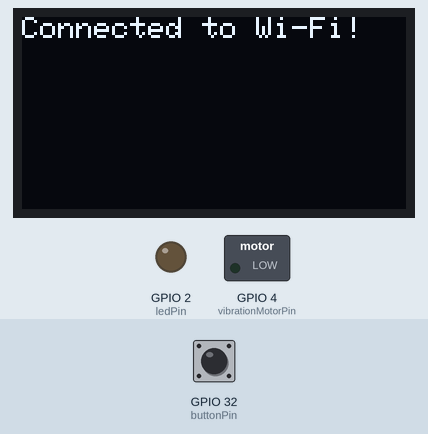
The sketch below on a simulated ESP32. Shown: 128×64 one-colour display, switched loads named in the sketch (green lamp = pin HIGH), output pins drawn as LEDs (lit = HIGH). The test bench sets the inputs (shaded band); at power-on: GPIO 32 (buttonPin) LOW. WiFi joins after 1.5 s; servers stay silent unless stated; random numbers use the default seed unless the sketch sets one; no MQTT or app messages arrive unless stated; what the sketch prints to the serial monitor is not drawn.

Above: at 2.2 s.
3.5 s: GPIO 32 (buttonPin) pulled HIGH for 0.15 s
At 4.32 s:
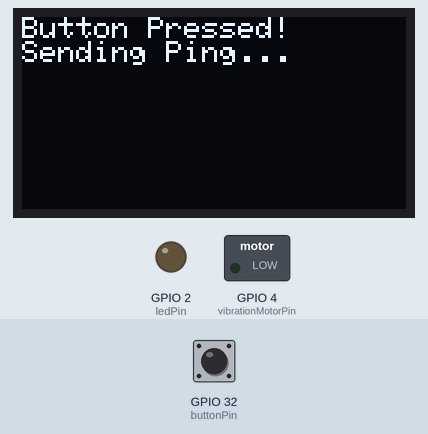
At 14.3 s:
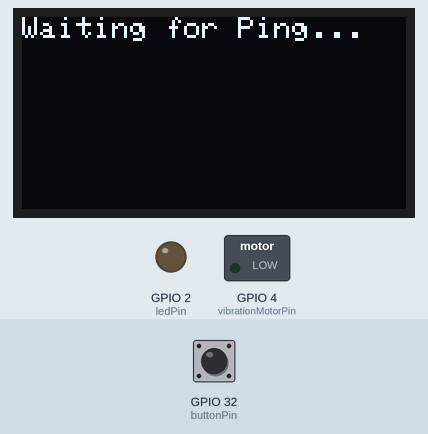
Timing chart, 0 to 15.0 s (numbered marks = the images above; inputs shaded):
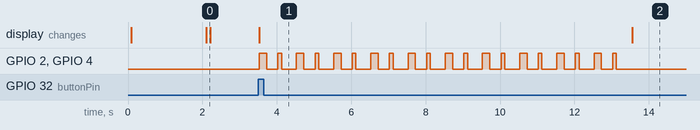

The sketch:

ESP32_PING.ino
```cpp
#include <WiFi.h>
#include <PubSubClient.h>
#include <Wire.h>
#include <Adafruit_SSD1306.h>

#define SCREEN_WIDTH 128
#define SCREEN_HEIGHT 64
#define OLED_RESET -1
Adafruit_SSD1306 display(SCREEN_WIDTH, SCREEN_HEIGHT, &Wire, OLED_RESET);

// Wi-Fi credentials
struct WiFiCredential {
  const char* ssid;
  const char* password;
};

WiFiCredential wifiList[] = {
  {"ssid", "password"},
};

const int numNetworks = sizeof(wifiList) / sizeof(wifiList[0]);

// MQTT server details
const char* mqttServer = "test.mosquitto.org";
const int mqttPort = 1883;
const char* mqttTopic = "topic_name";
WiFiClient espClient;
PubSubClient client(espClient);

// Pin Definitions
const int buttonPin = 32;
const int ledPin = 2;
const int vibrationMotorPin = 4;
const char* deviceName = "name_ESP";
const char* ignoredDevices[] = {"name_ESP", }; // Add more devices as needed

void setup() {
  Serial.begin(9600);
  pinMode(buttonPin, INPUT_PULLDOWN);
  pinMode(ledPin, OUTPUT);
  pinMode(vibrationMotorPin, OUTPUT);

  if (!display.begin(SSD1306_SWITCHCAPVCC, 0x3C)) {
    Serial.println("SSD1306 initialization failed");
    while (true);
  }
  display.clearDisplay();
  display.display();

  connectToWiFi();
  client.setServer(mqttServer, mqttPort);
  client.setCallback(callback);
  reconnectMQTT();
}

void loop() {
  if (!client.connected()) {
    reconnectMQTT();
  }
  client.loop();

  if (digitalRead(buttonPin) == HIGH) {
    Serial.println("Button Pressed! Sending Ping...");
    displayMessage("Button Pressed!\nSending Ping...");
    String msg = String("PING from ") + deviceName;
    client.publish(mqttTopic, msg.c_str());
    heartbeatEffect();
  }
}

void connectToWiFi() {
  for (int i = 0; i < numNetworks; i++) {
    Serial.print("Connecting to: ");
    Serial.println(wifiList[i].ssid);
    displayMessage((String("Connecting to: ") + wifiList[i].ssid).c_str());
    WiFi.begin(wifiList[i].ssid, wifiList[i].password);

    int attempt = 0;
    while (WiFi.status() != WL_CONNECTED && attempt < 10) {
      delay(1000);
      Serial.print(".");
      attempt++;
    }

    if (WiFi.status() == WL_CONNECTED) {
      Serial.println("\nConnected to Wi-Fi!");
      displayMessage("Connected to Wi-Fi!");
      return;
    }
    Serial.println("\nFailed to connect. Trying next network...");
  }
  Serial.println("Could not connect to any Wi-Fi. Restarting in 10 seconds...");
  displayMessage("Wi-Fi Failed! Restarting...");
  delay(10000);
  ESP.restart();
}

void reconnectMQTT() {
  while (!client.connected()) {
    Serial.print("Connecting to MQTT...");
    displayMessage("Connecting to MQTT...");
    if (client.connect(String("ESP32_Client_" + String(random(0, 1000))).c_str())) {
      Serial.println("Connected to MQTT!");
      displayMessage("Connected to MQTT!");
      client.subscribe(mqttTopic);
    } else {
      Serial.print("Failed, rc=");
      Serial.print(client.state());
      Serial.println(" Retrying in 5 seconds...");
      displayMessage("MQTT Failed! Retrying...");
      delay(5000);
    }
  }
}

void callback(char* topic, byte* payload, unsigned int length) {
  String message = "";
  for (unsigned int i = 0; i < length; i++) {
    message += (char)payload[i];
  }

  for (const char* ignoredDevice : ignoredDevices) {
    if (message.indexOf(ignoredDevice) != -1) {
      Serial.println("Ignored message from: " + String(ignoredDevice));
      return;
    }
  }

  Serial.print("Message arrived on topic: ");
  Serial.println(topic);
  Serial.print("Message: ");
  Serial.println(message);
  displayMessage((String("From MQTT:\n") + message).c_str());

  heartbeatEffect();
}

void displayMessage(const char* msg) {
  display.clearDisplay();
  display.setTextSize(1);
  display.setTextColor(SSD1306_WHITE);
  display.setCursor(0, 0);
  display.println(msg);
  display.display();
}

void heartbeatEffect() {
  for (int i = 0; i < 10; i++) {
    digitalWrite(ledPin, HIGH);
    digitalWrite(vibrationMotorPin, HIGH);
    delay(200);
    digitalWrite(ledPin, LOW);
    digitalWrite(vibrationMotorPin, LOW);
    delay(300);
    digitalWrite(ledPin, HIGH);
    digitalWrite(vibrationMotorPin, HIGH);
    delay(100);
    digitalWrite(ledPin, LOW);
    digitalWrite(vibrationMotorPin, LOW);
    delay(400);
  }
  displayMessage("Waiting for Ping...");
}
```

Measured:
- after the input at 3.5 s, GPIO 2 (ledPin), GPIO 4 (vibrationMotorPin): LOW → HIGH at once, then repeats every 1.0 s: LOW 0.30 s, HIGH 0.10 s, LOW 0.40 s, HIGH 0.20 s, until it stays LOW from 13.1 s; the display: changes at once (image 1)
